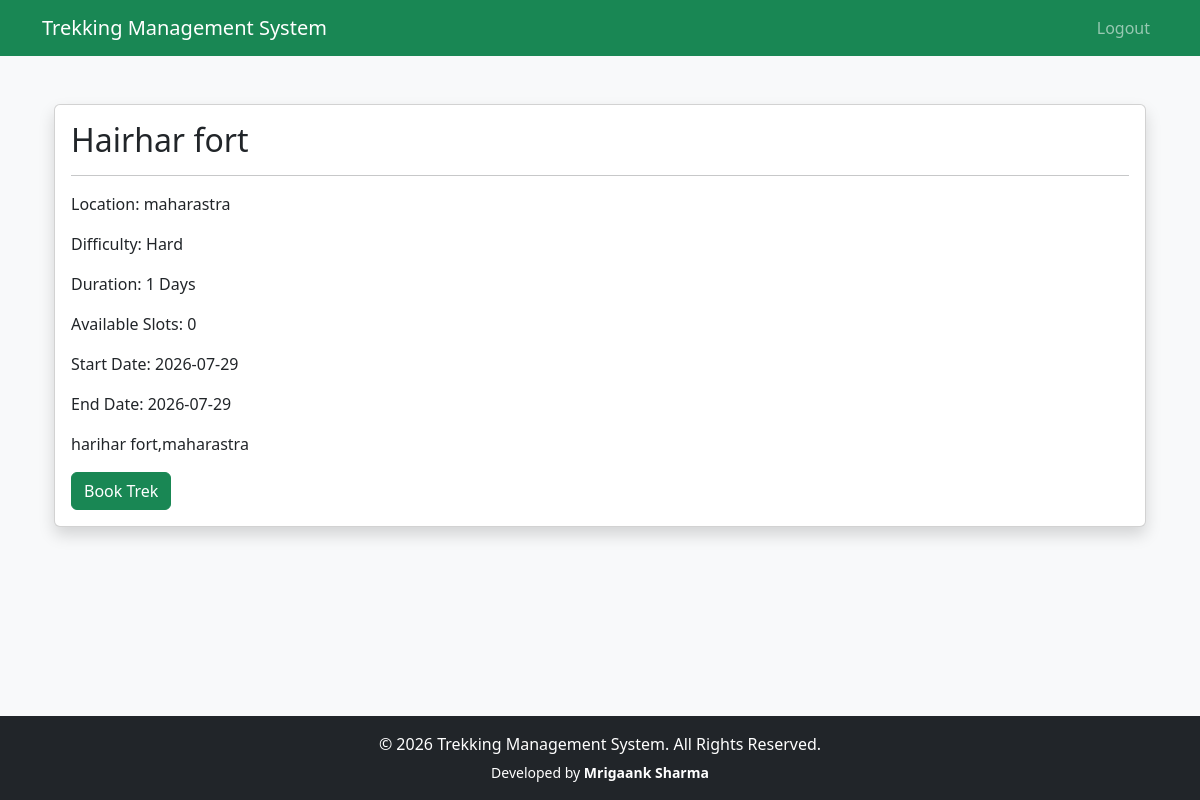
The page /user/treks/1 (signed in) on the database its author committed.
### app/models.py (models this page shows)
class Trek(db.Model):
        __tablename__="treks"
        id=db.Column(db.Integer,primary_key=True)
        name=db.Column(db.String(100),nullable=False)
        location=db.Column(db.String(100),nullable=False)
        difficulty=db.Column(db.String(20),nullable=False)
        duration=db.Column(db.Integer)
        available_slots=db.Column(db.Integer)
        description=db.Column(db.Text)
        status=db.Column(
            db.String(20),
            default="Upcoming"
        )
        start_date=db.Column(db.Date)
        end_date=db.Column(db.Date)
        staff_id=db.Column(
            db.Integer,
            db.ForeignKey("users.id")
        )
        bookings=db.relationship(
            "Booking",
            backref="trek",
            lazy=True
        )
        price = db.Column(db.Float)
        image = db.Column(db.String(255))
        max_altitude = db.Column(db.Integer)
        meeting_point = db.Column(db.String(200))

### app/user/treks.py (the view)
@user_bp.route("/treks/<int:trek_id>")
@login_required
@user_required
def trek_details(trek_id):
    trek = Trek.query.get_or_404(trek_id)
    return render_template(
        "users/trek_details.html",
        trek=trek
    )

### app/extensions.py (called while the page is built)
@login_manager.user_loader
def load_user(user_id):
    return User.query.get(int(user_id))

### app/templates/users/trek_details.html
{% extends 'base.html' %}
{% block content %}
<div class="container mt-4">
    <div class="card shadow">
        <div class="card-body">
            <h2>
                {{ trek.name }}
            </h2>
            <hr>
            <p>
                Location:
                {{ trek.location }}
            </p>
            <p>
                Difficulty:
                {{ trek.difficulty }}
            </p>
            <p>
                Duration:
                {{ trek.duration }} Days
            </p>
            <p>
                Available Slots:
                {{ trek.available_slots }}
            </p>
            <p>
                Start Date:
                {{ trek.start_date }}
            </p>
            <p>
                End Date:
                {{ trek.end_date }}
            </p>
            <p>
                {{ trek.description }}
            </p>
            <a class="btn btn-success" href="{{ url_for('user.book_trek', trek_id=trek.id) }}">
                Book Trek
            </a>
        </div>
    </div>
</div>
{% endblock %}

### rows shown on the page
Trek: name "Hairhar fort", location "maharastra", difficulty "Hard", duration "1", available_slots "0", start_date "2026-07-29", end_date "2026-07-29", description "harihar fort,maharastra"
